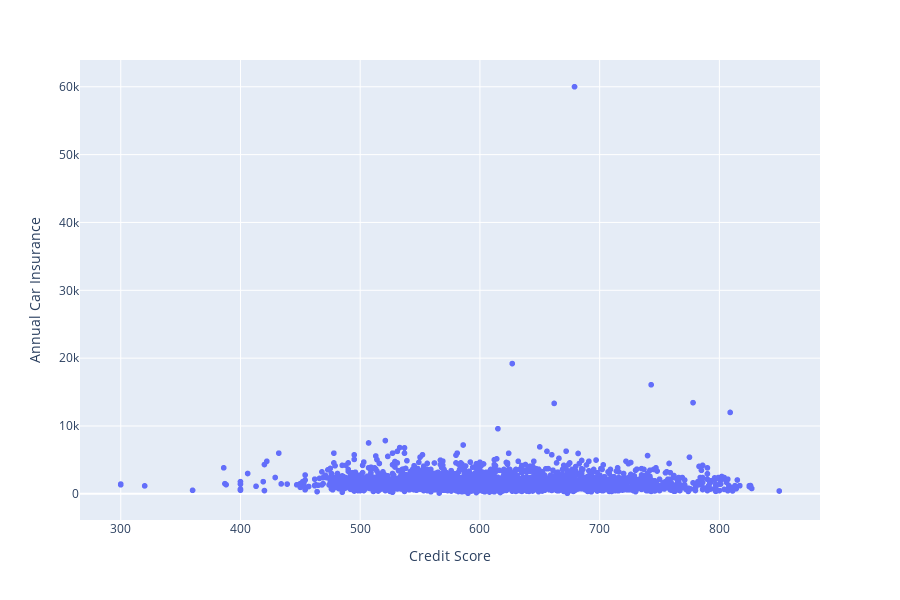

Notebook source saved alongside this figure:
### Markdown cell above
# Scatterplot of Credit Score vs Annual Insurance Payments

### Code cell
fig = px.scatter(car_insurance, x="Credit Score", y="Annual Car Insurance", hover_data=['Credit Score','Annual Car Insurance'])
fig.show()

### Figure 1 — Plotly figure (JSON) as saved in the notebook; plotly's stock layout.template omitted (floating-point values rounded to 4 significant figures; data arrays with more than 128 entries replaced by an {"elided": "..."} marker saying what was removed)
{"data": [{"customdata": {"elided": "2379x2 int values"}, "hoverlabel": {"namelength": 0}, "hovertemplate": "Credit Score=%{customdata[0]}<br>Annual Car Insurance=%{customdata[1]}", "legendgroup": "", "marker": {"color": "#636efa", "symbol": "circle"}, "mode": "markers", "name": "", "showlegend": false, "type": "scattergl", "x": {"elided": "2379 int values"}, "xaxis": "x", "y": {"elided": "2379 int values"}, "yaxis": "y"}], "layout": {"height": 600, "legend": {"tracegroupgap": 0}, "margin": {"t": 60}, "xaxis": {"anchor": "y", "domain": [0, 1], "title": {"text": "Credit Score"}}, "yaxis": {"anchor": "x", "domain": [0, 1], "title": {"text": "Annual Car Insurance"}}}}
